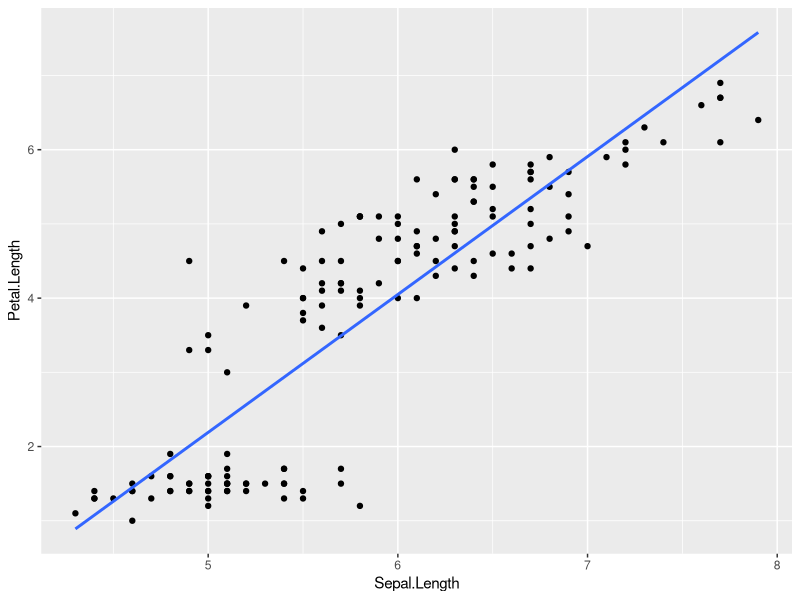

This chart was generated by the following R code:
## ---- chunk 1
knitr::opts_chunk$set(echo = FALSE, warning = FALSE, message = FALSE, results = FALSE)
library(dplyr)
library(psych)
library(ggplot2)
## ---- chunk 2
mean(mtcars$mpg)

## ---- chunk 3
as.numeric (mtcars |> 
  filter(mpg > 30) |> 
  count())
## ---- chunk 4
cor(mtcars$mpg, mtcars$cyl, method = 'pearson')
## ---- chunk 5
data(iris)
ggplot(iris, aes(x = Sepal.Length, y = Petal.Length))+
      geom_point() + 
      geom_smooth(method = "lm", se = FALSE)
